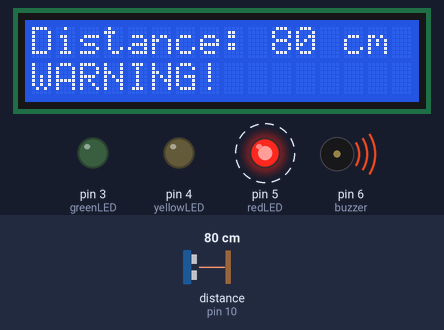
Simulated run of this sketch. Board: Arduino Uno, built with avr-gcc and run on an emulated ATmega328P. Parts: 16×2 character LCD, output pins drawn as LEDs (lit = HIGH), buzzer (waves = sounding). Wiring (inferred from the names in the program): ultrasonic range finder: trigger pin 9; echo pin 10. Dashed ring = blinking. The inputs (shaded band) are chosen by the test bench; at power-on: distance to the obstacle (sensor on pin 10) 80 cm. The echo pulse lasts 58.3 µs per cm; pins used as bus, display or sensor lines are not drawn.

Above: at 3.2 s.
3.3 s: distance to the obstacle (sensor on pin 10) set to 95 cm
At 4.08 s:
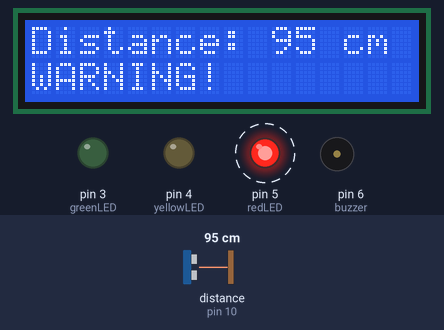
5.2 s: distance to the obstacle (sensor on pin 10) set to 103 cm
At 6.2 s:
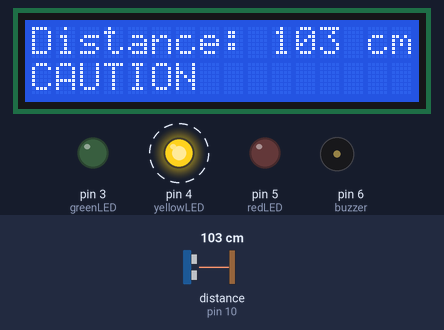
8.3 s: distance to the obstacle (sensor on pin 10) set to 146 cm
At 8.78 s:
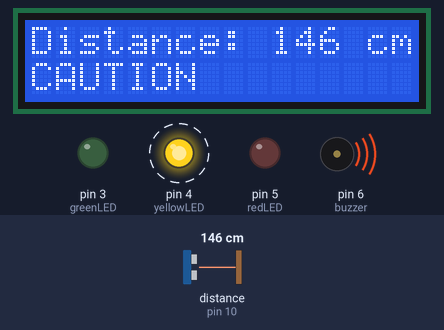
10.3 s: distance to the obstacle (sensor on pin 10) set to 156 cm
At 11.8 s:
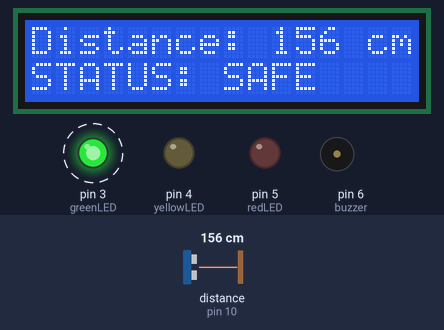
12.4 s: distance to the obstacle (sensor on pin 10) set to 18 cm
At 13.9 s:
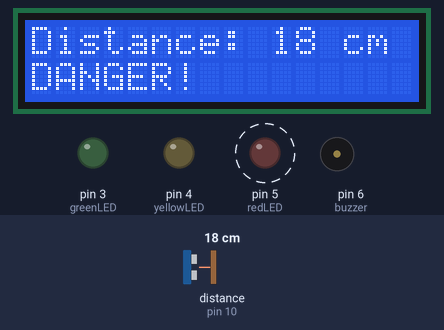
15.5 s: distance to the obstacle (sensor on pin 10) set to 153 cm
At 17.0 s:
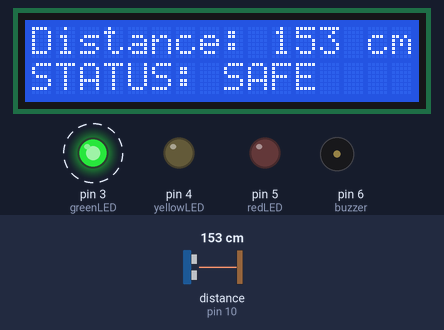
Timing chart, 0 to 19.6 s (numbered marks = the images above; inputs shaded):
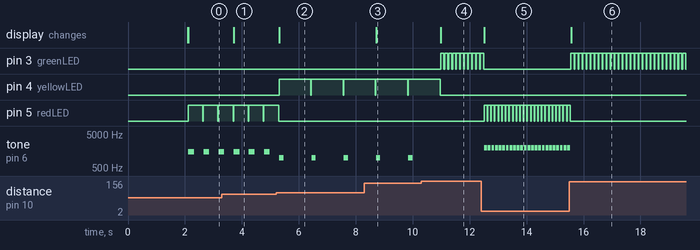

The sketch:

rear_distance_warning.ino
```cpp
#include <Wire.h>
#include <LiquidCrystal_I2C.h>

// LCD address
LiquidCrystal_I2C lcd(0x27, 16, 2);

// Ultrasonic sensor
const int trigPin = 9;
const int echoPin = 10;

// LEDs
const int greenLED = 3;
const int yellowLED = 4;
const int redLED = 5;

// Buzzer
const int buzzer = 6;

long duration;
float distance;

void setup() {

  // Pin modes
  pinMode(trigPin, OUTPUT);
  pinMode(echoPin, INPUT);

  pinMode(greenLED, OUTPUT);
  pinMode(yellowLED, OUTPUT);
  pinMode(redLED, OUTPUT);

  pinMode(buzzer, OUTPUT);

  // LCD
  lcd.init();
  lcd.backlight();

  lcd.setCursor(0, 0);
  lcd.print("Rear Safety");
  lcd.setCursor(0, 1);
  lcd.print("System Starting");

  delay(2000);

  lcd.clear();
}

void loop() {

  // Send ultrasonic pulse
  digitalWrite(trigPin, LOW);
  delayMicroseconds(2);

  digitalWrite(trigPin, HIGH);
  delayMicroseconds(10);

  digitalWrite(trigPin, LOW);

  // Read echo
  duration = pulseIn(echoPin, HIGH, 30000);

  // Calculate distance in cm
  if (duration == 0) {
    distance = 999;
  }
  else {
    distance = duration * 0.0343 / 2;
  }

  // Turn everything OFF first
  digitalWrite(greenLED, LOW);
  digitalWrite(yellowLED, LOW);
  digitalWrite(redLED, LOW);
  noTone(buzzer);

  // LCD distance
  lcd.clear();
  lcd.setCursor(0, 0);
  lcd.print("Distance: ");

  if (distance < 999) {
    lcd.print(distance, 0);
    lcd.print(" cm");
  }
  else {
    lcd.print("No Vehicle");
  }

  // SAFE
  if (distance > 150) {

    digitalWrite(greenLED, HIGH);

    lcd.setCursor(0, 1);
    lcd.print("STATUS: SAFE");

  }

  // CAUTION
  else if (distance > 100) {

    digitalWrite(yellowLED, HIGH);

    lcd.setCursor(0, 1);
    lcd.print("CAUTION");

    // Slow beep
    tone(buzzer, 1000);
    delay(150);
    noTone(buzzer);
    delay(850);
  }

  // WARNING
  else if (distance > 50) {

    digitalWrite(redLED, HIGH);

    lcd.setCursor(0, 1);
    lcd.print("WARNING!");

    // Rapid beep
    tone(buzzer, 1500);
    delay(200);
    noTone(buzzer);
    delay(200);
  }

  // DANGER
  else {

    digitalWrite(redLED, HIGH);

    lcd.setCursor(0, 1);
    lcd.print("DANGER!");

    // Continuous buzzer
    tone(buzzer, 2000);
  }

  delay(100);
}
```

Measured:
- the behaviour switches between 100 and 101 cm on distance to the obstacle (sensor on pin 10) (found by bisection; images 1 and 2)
- the behaviour switches between 150 and 151 cm on distance to the obstacle (sensor on pin 10) (found by bisection; images 3 and 4)
- after the input at 3.3 s, the display: changes after 0.42 s (image 1)
- after the input at 5.2 s, pin 4 (yellowLED): alternates HIGH for 1.1 s and LOW for 0.02 s, starting after 0.11 s; pin 5 (redLED): goes on until 5.3 s, then stays LOW; tone on pin 6 (buzzer): alternates 1000 Hz for 0.15 s and silent for 0.98 s, starting after 0.11 s; the display: changes after 0.11 s (image 2)
- after the input at 8.3 s, the display: changes after 0.41 s (image 3)
- after the input at 10.3 s, pin 3 (greenLED): alternates HIGH for 0.12 s and LOW for 0.02 s, starting after 0.68 s; pin 4 (yellowLED): goes on until 11.0 s, then stays LOW; tone on pin 6 (buzzer): stops changing and stays silent; the display: changes after 0.69 s (image 4)
- after the input at 12.4 s, pin 3 (greenLED): goes on until 12.5 s, then stays LOW; pin 5 (redLED): alternates HIGH for 0.11 s and LOW for 0.02 s, starting after 0.11 s; tone on pin 6 (buzzer): alternates 2000 Hz for 0.10 s and silent for 0.03 s, starting after 0.12 s; the display: changes after 0.12 s (image 5)
- after the input at 15.5 s, pin 3 (greenLED): alternates HIGH for 0.12 s and LOW for 0.02 s, starting after 0.06 s; pin 5 (redLED): goes on until 15.5 s, then stays LOW; tone on pin 6 (buzzer): goes on until 15.5 s, then stays silent; the display: changes after 0.07 s (image 6)
